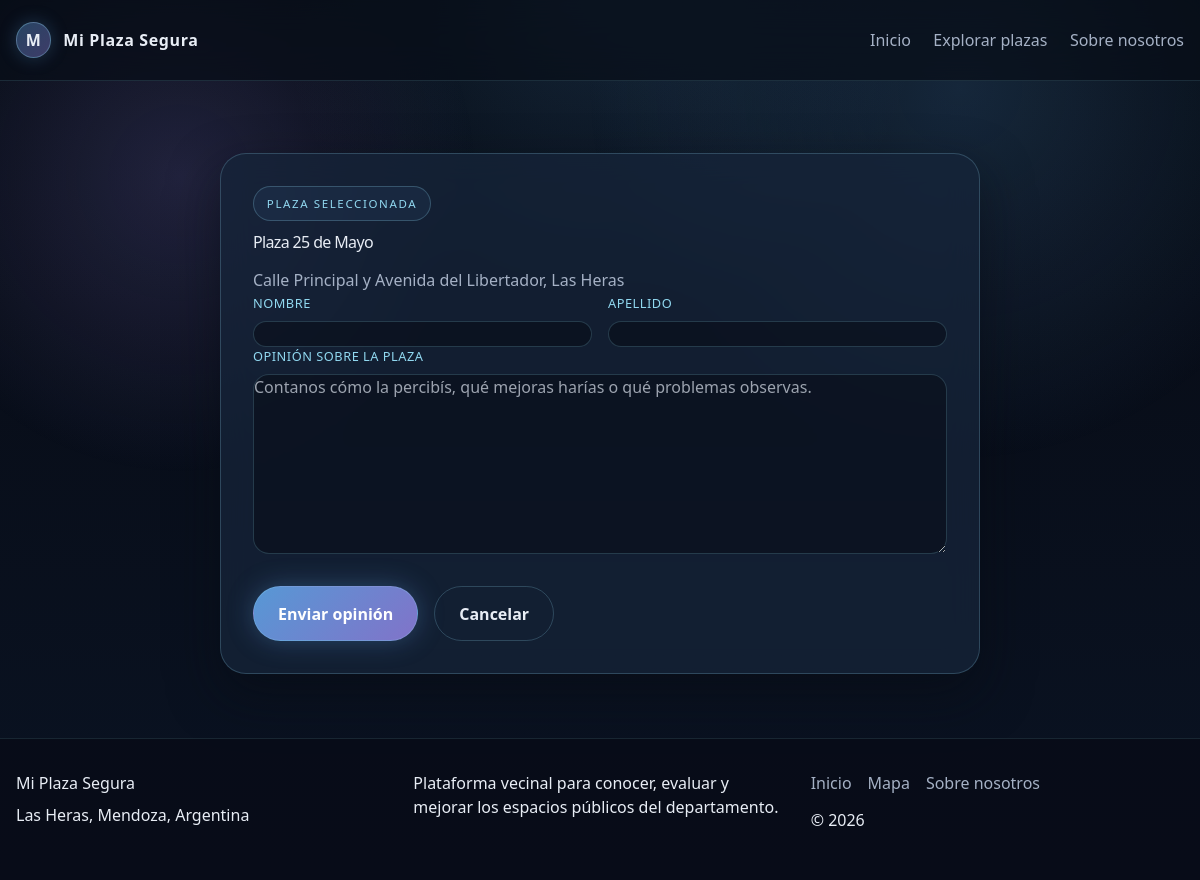
The app's page /plaza/2/formulario with its own data.
### tables this page shows
CREATE TABLE plazas (
            id INTEGER PRIMARY KEY AUTOINCREMENT,
            nombre TEXT NOT NULL,
            ubicacion TEXT NOT NULL,
            descripcion TEXT NOT NULL,
            latitud REAL NOT NULL,
            longitud REAL NOT NULL,
            estado TEXT NOT NULL,
            imagen TEXT,
            es_demo INTEGER NOT NULL DEFAULT 0
        );

### app.py (the view, shortened to what this page needs)
@app.route("/plaza/<int:plaza_id>/formulario", methods=["GET", "POST"])
def formulario_plaza(plaza_id: int):
    plaza = get_plaza_by_id(plaza_id)
    if plaza is None:
        abort(404)
    return render_template("formulario.html", plaza=plaza)

### app.py (called while the page is built)
@app.before_request
def ensure_db_and_csrf() -> None:
    init_db()
    if "csrf_token" not in session:
        session["csrf_token"] = secrets.token_hex(16)

@app.context_processor
def inject_global_data():
    return {
        "current_year": datetime.now().year,
    }

### database.py (called while the page is built)
def get_connection() -> sqlite3.Connection:
    DB_PATH.parent.mkdir(parents=True, exist_ok=True)
    conn = sqlite3.connect(DB_PATH)
    conn.row_factory = sqlite3.Row
    conn.execute("PRAGMA foreign_keys = ON")
    return conn

def get_plaza_by_id(plaza_id: int) -> dict[str, Any] | None:
    conn = get_connection()
    row = conn.execute("SELECT * FROM plazas WHERE id = ?", (plaza_id,)).fetchone()
    conn.close()
    return dict(row) if row else None

### templates/formulario.html (shortened to what this page needs)
{% extends 'base.html' %}
{% block content %}
<section class="form-layout">
  <div class="form-card glass-card">
    <div class="form-header">
      <span class="eyebrow">Plaza seleccionada</span>
      <h1>{{ plaza.nombre }}</h1>
      <p>{{ plaza.ubicacion }}</p>
    </div>
    <form method="POST" class="opinion-form" novalidate>
      <div class="form-grid">
        <div class="field">
          <label for="nombre">Nombre</label>
          <input id="nombre" name="nombre" type="text" value="{{ nombre or '' }}" maxlength="50" required />
        </div>
        <div class="field">
          <label for="apellido">Apellido</label>
          <input id="apellido" name="apellido" type="text" value="{{ apellido or '' }}" maxlength="50" required />
        </div>
      </div>
      <div class="field">
        <label for="opinion">Opinión sobre la plaza</label>
        <textarea id="opinion" name="opinion" rows="6" maxlength="500" placeholder="Contanos cómo la percibís, qué mejoras harías o qué problemas observas." required>{{ opinion or '' }}</textarea>
      </div>
      <div class="form-actions">
        <button type="submit" class="primary-btn">Enviar opinión</button>
        <a href="{{ url_for('plaza_detalle', plaza_id=plaza['id']) }}" class="ghost-btn">Cancelar</a>
      </div>
    </form>
  </div>
</section>
{% endblock %}

### static/css/styles.css (style rules this page uses)
:root { --abyss: #080d18; --panel: #101a2b; --card: #16243a; --primary: #5798d5; --sky: #91d8f0; --violet: #8173c9; --text: #e8edf5; --muted: #a5b1c5; --border: rgba(145, 216, 240, 0.22); --soft-shadow: 0 20px 50px rgba(7, 11, 20, 0.52); }
html { scroll-behavior: smooth; }
body { margin: 0; font-family: 'Segoe UI', Tahoma, Geneva, Verdana, sans-serif; background: radial-gradient(circle at top, rgba(87, 152, 213, 0.18), transparent 30%), linear-gradient(180deg, #050b13 0%, var(--abyss) 35%, #0a1323 100%); color: var(--text); }
button, input, select, textarea { font: inherit; }
.hero-section, .page-header, .map-section, .detail-page, .form-layout, .opinions-page { width: min(1180px, calc(100% - 2rem)); margin: 0 auto; }
.eyebrow { display: inline-block; padding: 0.5rem 0.8rem; border: 1px solid rgba(145, 216, 240, 0.25); border-radius: 999px; background: rgba(87, 152, 213, 0.08); color: var(--sky); font-size: 0.72rem; letter-spacing: 0.14em; text-transform: uppercase; }
.hero-content h1, .section-heading h2, .detail-info h1, .form-header h1, .opinions-header h1 { margin: 0.8rem 0 1rem; line-height: 1.04; letter-spacing: -0.04em; }
.hero-content p, .intro-block p, .info-card p, .detail-info p, .form-header p, .opinions-header p, .opinion-card p, .plaza-item p, .preview-body p, .popup-card p { color: var(--muted); line-height: 1.7; }
.hero-actions, .detail-actions, .opinion-actions, .form-actions { display: flex; flex-wrap: wrap; gap: 1rem; margin-top: 2rem; }
.primary-btn, .secondary-btn, .ghost-btn, .popup-link { display: inline-flex; align-items: center; justify-content: center; min-height: 48px; padding: 0.9rem 1.5rem; border-radius: 999px; border: 1px solid var(--border); text-decoration: none; font-weight: 600; transition: transform 0.2s ease, box-shadow 0.2s ease, border-color 0.2s ease; }
.primary-btn { background: linear-gradient(135deg, var(--primary), var(--violet)); color: #fff; box-shadow: 0 0 26px rgba(87, 152, 213, 0.34); }
.ghost-btn { background: transparent; color: var(--text); }
.glass-card { background: rgba(22, 36, 58, 0.75); border: 1px solid var(--border); border-radius: 26px; box-shadow: var(--soft-shadow); backdrop-filter: blur(16px); }
.search-field, .filter-field, .field { display: flex; flex-direction: column; gap: 0.5rem; }
label { font-size: 0.8rem; color: var(--sky); letter-spacing: 0.04em; text-transform: uppercase; }
input, select, textarea { width: 100%; box-sizing: border-box; border: 1px solid rgba(145, 216, 240, 0.2); border-radius: 16px; padding: 0.9rem 1rem; color: var(--text); background: rgba(8, 13, 24, 0.56); transition: border-color 0.2s ease, box-shadow 0.2s ease; }
.form-layout { padding-top: 2rem; }
.form-card { width: min(760px, 100%); margin: 0 auto; padding: 2rem; }
.form-grid { display: grid; grid-template-columns: repeat(2, minmax(0, 1fr)); gap: 1rem; }
textarea { min-height: 180px; resize: vertical; }

### records on screen
plazas: nombre "Plaza 25 de Mayo", ubicacion "Calle Principal y Avenida del Libertador, Las Heras"
